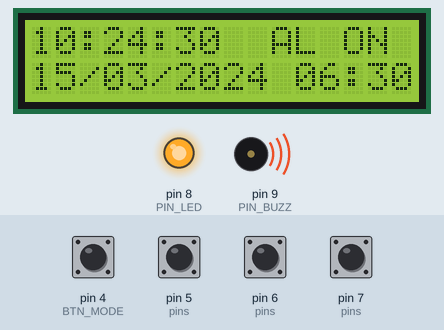
Recording of a sketch running on a simulated Arduino Uno, built with avr-gcc and run on an emulated ATmega328P. On the bench: 16×2 character LCD, output pins drawn as LEDs (lit = HIGH), buzzer (waves = sounding, pin HIGH). The test bench sets the inputs (shaded band); at power-on: pin 4 (BTN_MODE), pin 5 (pins), pin 6 (pins), pin 7 (pins) HIGH. The local clock reads 2024-03-15 10:24:30 at power-on unless the sketch sets it.

Above: at 1.2 s.
1.3 s: pin 4 (BTN_MODE) pulled LOW for 0.15 s
At 2.6 s:
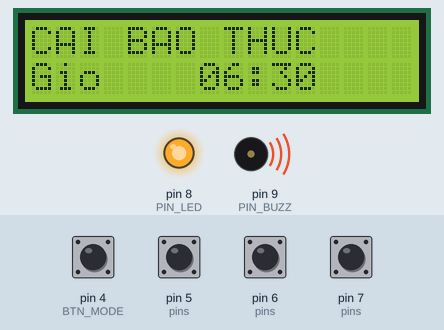
3.1 s: pin 7 (pins) pulled LOW for 0.15 s
At 4.0 s:
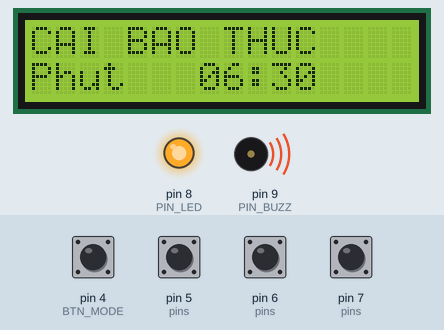
4.9 s: pin 4 (BTN_MODE) pulled LOW for 1 s
At 7.2 s:
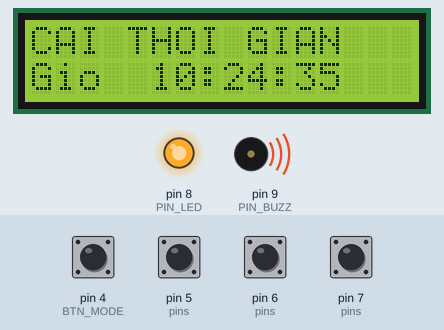
7.5 s: pin 7 (pins) pulled LOW for 1 s
At 9.1 s:
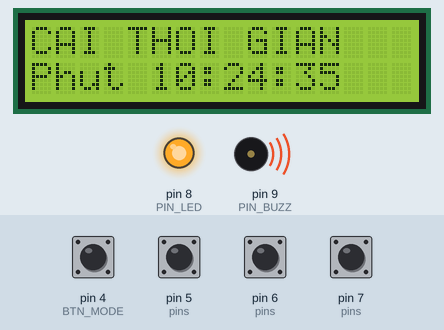
10.1 s: pin 7 (pins) pulled LOW for 0.15 s
At 11.6 s:
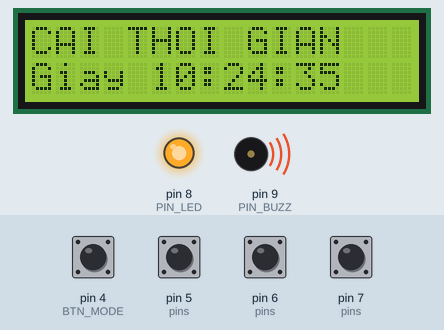
11.9 s: pin 5 (pins) pulled LOW for 0.15 s
At 13.1 s:
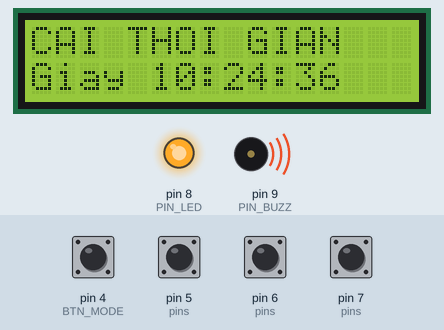
Timing chart, 0 to 14.7 s (numbered marks = the images above; inputs shaded):
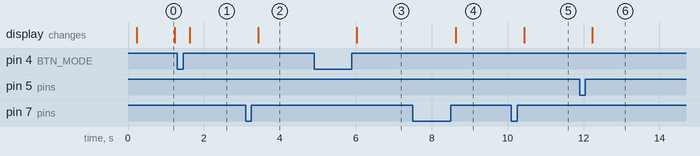

Measured:
- after the input at 1.3 s, the display: changes after 0.33 s (image 1)
- after the input at 3.1 s, the display: changes after 0.33 s (image 2)
- after the input at 4.9 s, the display: changes after 1.1 s (image 3)
- after the input at 7.5 s, the display: changes after 1.1 s (image 4)
- after the input at 10.1 s, the display: changes after 0.33 s (image 5)
- after the input at 11.9 s, the display: changes after 0.33 s (image 6)
- what the display in image 0 shows lasts 1.0 s, from 0.2 s to 1.2 s

The sketch:

3.2_Alarm_Clock.ino
```cpp
#include <Wire.h>
#include <RTClib.h>
#include <LiquidCrystal_I2C.h>
#include <EEPROM.h>

// Dat 1 khi mo phong lan dau de ep ghi gio vao DS1307.
// Chay dung roi thi doi ve 0 va bien dich lai.
#define FORCE_SET_TIME 0

#define BTN_MODE 4
#define BTN_UP   5
#define BTN_DOWN 6
#define BTN_SET  7
#define PIN_LED  8
#define PIN_BUZZ 9

#define LED_ON    LOW      // active low
#define LED_OFF   HIGH
#define BUZZ_IDLE HIGH

LiquidCrystal_I2C lcd(0x20, 16, 2);   // 0x20 cho Proteus, 0x27 cho module that
RTC_DS1307 rtc;

byte mode = 0;        // 0 xem gio, 1 cai bao thuc, 2 cai thoi gian
byte step = 0;        // buoc dang chinh
bool ringing = false;

byte alarmH = 6, alarmM = 30;
bool alarmOn = true;

byte tH, tM, tS;      // gia tri tam khi chinh sua

DateTime now;
unsigned long tRead = 0, tDraw = 0, tRing = 0, tHold = 0;
int lastKey = -1;

byte pins[4] = {BTN_MODE, BTN_UP, BTN_DOWN, BTN_SET};
bool prevState[4] = {HIGH, HIGH, HIGH, HIGH};
unsigned long tChange[4] = {0, 0, 0, 0};
bool holdDone = false;

const char *NAME_ALARM[2] = {"Gio ", "Phut"};
const char *NAME_TIME[3]  = {"Gio ", "Phut", "Giay"};

/* -------- kiem tra du lieu doc tu DS1307 co hop le khong -------- */
bool timeValid(DateTime t) {
  return t.year() >= 2020 && t.year() <= 2099 &&
         t.month() >= 1 && t.month() <= 12 &&
         t.day() >= 1 && t.day() <= 31 &&
         t.hour() < 24 && t.minute() < 60 && t.second() < 60;
}

/* -------- EEPROM -------- */
void saveAlarm() {
  EEPROM.update(0, 0x5A);
  EEPROM.update(1, alarmH);
  EEPROM.update(2, alarmM);
  EEPROM.update(3, alarmOn);
}

void loadAlarm() {
  if (EEPROM.read(0) == 0x5A) {
    alarmH  = EEPROM.read(1);
    alarmM  = EEPROM.read(2);
    alarmOn = EEPROM.read(3);
  }
  if (alarmH > 23) alarmH = 6;
  if (alarmM > 59) alarmM = 30;
}

/* -------- doc nut, tra ve true mot lan khi nha nut -------- */
bool released(byte i) {
  bool s = digitalRead(pins[i]);
  if (s == prevState[i]) return false;
  if (millis() - tChange[i] < 30) return false;
  tChange[i] = millis();
  prevState[i] = s;
  return (s == HIGH);
}

/* -------- in mot dong day du 16 ky tu -------- */
void showLine(byte row, const char *s) {
  lcd.setCursor(0, row);
  byte n = 0;
  while (s[n] && n < 16) { lcd.print(s[n]); n++; }
  while (n < 16) { lcd.print(' '); n++; }
}

/* -------- SETUP -------- */
void setup() {
  for (byte i = 0; i < 4; i++) pinMode(pins[i], INPUT_PULLUP);
  pinMode(PIN_LED,  OUTPUT); digitalWrite(PIN_LED,  LED_OFF);
  pinMode(PIN_BUZZ, OUTPUT); digitalWrite(PIN_BUZZ, BUZZ_IDLE);

  lcd.init();
  lcd.backlight();
  if (!rtc.begin()) { showLine(0, "RTC NOT FOUND"); while (true) delay(100); }

  now = rtc.now();
  if (FORCE_SET_TIME || !rtc.isrunning() || !timeValid(now)) {
    rtc.adjust(DateTime(F(__DATE__), F(__TIME__)));
    now = rtc.now();
  }

  loadAlarm();
}

/* -------- LOOP -------- */
void loop() {
  char buf[32];

  // 1. doc thoi gian moi 500 ms
  if (millis() - tRead >= 500) {
    tRead = millis();
    DateTime t = rtc.now();
    if (timeValid(t)) now = t;
  }

  // 2. den gio bao thuc chua
  int key = now.hour() * 60 + now.minute();
  if (key != lastKey) {
    lastKey = key;
    if (alarmOn && !ringing && now.hour() == alarmH && now.minute() == alarmM) {
      ringing = true;
      tRing = millis();
      tone(PIN_BUZZ, 2500);
      digitalWrite(PIN_LED, LED_ON);
    }
  }

  // 3. dang keu: nhan nut bat ky de tat, hoac tu tat sau 30 giay
  if (ringing) {
    bool any = false;
    for (byte i = 0; i < 4; i++) if (released(i)) any = true;

    if (any || millis() - tRing >= 30000) {
      ringing = false;
      noTone(PIN_BUZZ);
      digitalWrite(PIN_BUZZ, BUZZ_IDLE);
      digitalWrite(PIN_LED, LED_OFF);
    }
  }

  else {
    // 4. nut MODE
    if (digitalRead(BTN_MODE) == LOW) {
      if (prevState[0] == HIGH && millis() - tChange[0] > 30) {
        tChange[0] = millis();
        prevState[0] = LOW;
        tHold = millis();
        holdDone = false;
      }
      if (!holdDone && millis() - tHold >= 2000) {   // giu 2 giay
        holdDone = true;
        alarmOn = !alarmOn;
        saveAlarm();
        mode = 0;
      }
    }
    else if (released(0) && !holdDone) {             // nhan ngan: doi che do
      mode = (mode + 1) % 3;
      step = 0;
      if (mode == 1) { tH = alarmH; tM = alarmM; }
      if (mode == 2) { tH = now.hour(); tM = now.minute(); tS = now.second(); }
    }

    // 5. UP / DOWN / SET
    int d = 0;
    if (released(1)) d = 1;
    if (released(2)) d = -1;
    bool set = released(3);

    if (mode == 1) {                                 // cai bao thuc
      if (d) {
        if (step == 0) tH = (tH + 24 + d) % 24;
        else           tM = (tM + 60 + d) % 60;
      }
      if (set) {
        if (step == 0) step = 1;
        else {
          alarmH = tH;
          alarmM = tM;
          saveAlarm();
          lastKey = -1;
          mode = 0;
        }
      }
    }
    else if (mode == 2) {                            // cai thoi gian
      if (d) {
        if (step == 0)      tH = (tH + 24 + d) % 24;
        else if (step == 1) tM = (tM + 60 + d) % 60;
        else                tS = (tS + 60 + d) % 60;
      }
      if (set) {
        if (step < 2) step++;
        else {
          rtc.adjust(DateTime(now.year(), now.month(), now.day(), tH, tM, tS));
          lastKey = -1;
          mode = 0;
        }
      }
    }
  }

  // 6. ve man hinh 5 lan moi giay
  if (millis() - tDraw >= 200) {
    tDraw = millis();

    if (ringing) {
      showLine(0, "*** BAO THUC ***");
      showLine(1, "Nhan nut de tat");
    }
    else if (mode == 0) {
      snprintf(buf, sizeof(buf), "%02d:%02d:%02d  %s",
              now.hour(), now.minute(), now.second(),
              alarmOn ? "AL ON" : "AL OFF");
      showLine(0, buf);
      snprintf(buf, sizeof(buf), "%02d/%02d/%04d %02d:%02d",
              now.day(), now.month(), now.year(), alarmH, alarmM);
      showLine(1, buf);
    }
    else if (mode == 1) {
      showLine(0, "CAI BAO THUC");
      snprintf(buf, sizeof(buf), "%s   %02d:%02d", NAME_ALARM[step], tH, tM);
      showLine(1, buf);
    }
    else {
      showLine(0, "CAI THOI GIAN");
      snprintf(buf, sizeof(buf), "%s %02d:%02d:%02d", NAME_TIME[step], tH, tM, tS);
      showLine(1, buf);
    }
  }
}
```
